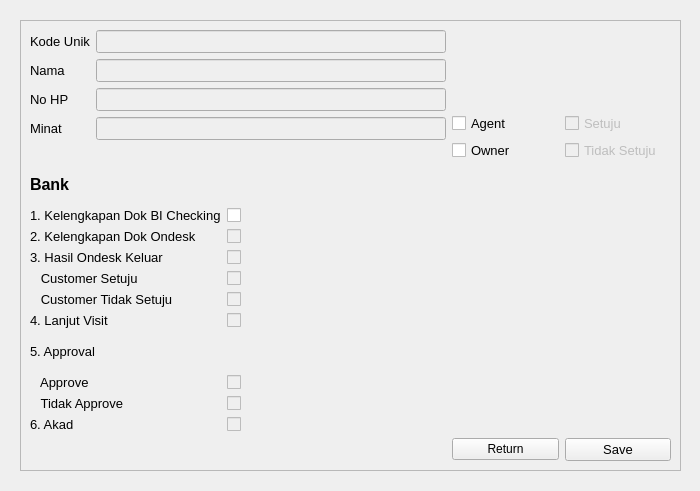
<?xml version="1.0" encoding="UTF-8"?>
<ui version="4.0">
 <class>Form</class>
 <widget class="QWidget" name="Form">
  <property name="geometry">
   <rect>
    <x>0</x>
    <y>0</y>
    <width>700</width>
    <height>491</height>
   </rect>
  </property>
  <property name="windowTitle">
   <string>Form</string>
  </property>
  <widget class="QScrollArea" name="scrollArea">
   <property name="geometry">
    <rect>
     <x>20</x>
     <y>20</y>
     <width>661</width>
     <height>451</height>
    </rect>
   </property>
   <property name="widgetResizable">
    <bool>true</bool>
   </property>
   <widget class="QWidget" name="scrollAreaWidgetContents">
    <property name="geometry">
     <rect>
      <x>0</x>
      <y>0</y>
      <width>659</width>
      <height>449</height>
     </rect>
    </property>
    <layout class="QGridLayout" name="gridLayout_2">
     <item row="0" column="0">
      <layout class="QGridLayout" name="gridLayout">
       <item row="11" column="0">
        <widget class="QLabel" name="label_12">
         <property name="font">
          <font>
           <pointsize>10</pointsize>
          </font>
         </property>
         <property name="text">
          <string>5. Approval</string>
         </property>
        </widget>
       </item>
       <item row="5" column="1">
        <widget class="QCheckBox" name="chk_berkas">
         <property name="font">
          <font>
           <pointsize>10</pointsize>
          </font>
         </property>
         <property name="text">
          <string/>
         </property>
        </widget>
       </item>
       <item row="3" column="4">
        <widget class="QCheckBox" name="chk_tidakSetuju">
         <property name="enabled">
          <bool>false</bool>
         </property>
         <property name="font">
          <font>
           <pointsize>10</pointsize>
          </font>
         </property>
         <property name="text">
          <string>Tidak Setuju</string>
         </property>
        </widget>
       </item>
       <item row="9" column="0">
        <widget class="QLabel" name="label_9">
         <property name="font">
          <font>
           <pointsize>10</pointsize>
          </font>
         </property>
         <property name="text">
          <string>   Customer Tidak Setuju</string>
         </property>
        </widget>
       </item>
       <item row="15" column="4">
        <widget class="QPushButton" name="btn_save">
         <property name="font">
          <font>
           <pointsize>10</pointsize>
          </font>
         </property>
         <property name="text">
          <string>Save</string>
         </property>
        </widget>
       </item>
       <item row="6" column="0">
        <widget class="QLabel" name="label_7">
         <property name="font">
          <font>
           <pointsize>10</pointsize>
          </font>
         </property>
         <property name="text">
          <string>2. Kelengkapan Dok Ondesk</string>
         </property>
        </widget>
       </item>
       <item row="2" column="3">
        <widget class="QCheckBox" name="chk_agent">
         <property name="font">
          <font>
           <pointsize>10</pointsize>
          </font>
         </property>
         <property name="text">
          <string>Agent</string>
         </property>
        </widget>
       </item>
       <item row="4" column="0" colspan="5">
        <widget class="QLabel" name="label_5">
         <property name="font">
          <font>
           <pointsize>12</pointsize>
           <weight>75</weight>
           <bold>true</bold>
          </font>
         </property>
         <property name="text">
          <string>Bank</string>
         </property>
        </widget>
       </item>
       <item row="5" column="0">
        <widget class="QLabel" name="label_6">
         <property name="font">
          <font>
           <pointsize>10</pointsize>
          </font>
         </property>
         <property name="text">
          <string>1. Kelengkapan Dok BI Checking</string>
         </property>
        </widget>
       </item>
       <item row="14" column="0">
        <widget class="QLabel" name="label_13">
         <property name="font">
          <font>
           <pointsize>10</pointsize>
          </font>
         </property>
         <property name="text">
          <string>6. Akad</string>
         </property>
        </widget>
       </item>
       <item row="10" column="0">
        <widget class="QLabel" name="label_11">
         <property name="font">
          <font>
           <pointsize>10</pointsize>
          </font>
         </property>
         <property name="text">
          <string>4. Lanjut Visit</string>
         </property>
        </widget>
       </item>
       <item row="3" column="3">
        <widget class="QCheckBox" name="chk_owner">
         <property name="font">
          <font>
           <pointsize>10</pointsize>
          </font>
         </property>
         <property name="text">
          <string>Owner</string>
         </property>
        </widget>
       </item>
       <item row="2" column="4">
        <widget class="QCheckBox" name="chk_setuju">
         <property name="enabled">
          <bool>false</bool>
         </property>
         <property name="font">
          <font>
           <pointsize>10</pointsize>
          </font>
         </property>
         <property name="text">
          <string>Setuju</string>
         </property>
        </widget>
       </item>
       <item row="7" column="0">
        <widget class="QLabel" name="label_10">
         <property name="font">
          <font>
           <pointsize>10</pointsize>
          </font>
         </property>
         <property name="text">
          <string>3. Hasil Ondesk Keluar</string>
         </property>
        </widget>
       </item>
       <item row="12" column="0">
        <widget class="QLabel" name="label_14">
         <property name="font">
          <font>
           <pointsize>10</pointsize>
          </font>
         </property>
         <property name="text">
          <string>   Approve</string>
         </property>
        </widget>
       </item>
       <item row="15" column="3">
        <widget class="QPushButton" name="btn_return">
         <property name="text">
          <string>Return</string>
         </property>
        </widget>
       </item>
       <item row="6" column="1">
        <widget class="QCheckBox" name="chk_ondesk">
         <property name="enabled">
          <bool>false</bool>
         </property>
         <property name="font">
          <font>
           <pointsize>10</pointsize>
          </font>
         </property>
         <property name="text">
          <string/>
         </property>
        </widget>
       </item>
       <item row="0" column="0" rowspan="4" colspan="3">
        <layout class="QFormLayout" name="formLayout">
         <item row="0" column="0">
          <widget class="QLabel" name="label">
           <property name="font">
            <font>
             <pointsize>10</pointsize>
            </font>
           </property>
           <property name="text">
            <string>Kode Unik</string>
           </property>
          </widget>
         </item>
         <item row="1" column="0">
          <widget class="QLabel" name="label_2">
           <property name="font">
            <font>
             <pointsize>10</pointsize>
            </font>
           </property>
           <property name="text">
            <string>Nama</string>
           </property>
          </widget>
         </item>
         <item row="2" column="0">
          <widget class="QLabel" name="label_3">
           <property name="font">
            <font>
             <pointsize>10</pointsize>
            </font>
           </property>
           <property name="text">
            <string>No HP</string>
           </property>
          </widget>
         </item>
         <item row="3" column="0">
          <widget class="QLabel" name="label_4">
           <property name="font">
            <font>
             <pointsize>10</pointsize>
            </font>
           </property>
           <property name="text">
            <string>Minat</string>
           </property>
          </widget>
         </item>
         <item row="0" column="1">
          <widget class="QLineEdit" name="uniqueCode">
           <property name="enabled">
            <bool>false</bool>
           </property>
           <property name="font">
            <font>
             <pointsize>10</pointsize>
            </font>
           </property>
          </widget>
         </item>
         <item row="1" column="1">
          <widget class="QLineEdit" name="in_name">
           <property name="enabled">
            <bool>false</bool>
           </property>
           <property name="font">
            <font>
             <pointsize>10</pointsize>
            </font>
           </property>
          </widget>
         </item>
         <item row="2" column="1">
          <widget class="QLineEdit" name="in_phone">
           <property name="enabled">
            <bool>false</bool>
           </property>
           <property name="font">
            <font>
             <pointsize>10</pointsize>
            </font>
           </property>
          </widget>
         </item>
         <item row="3" column="1">
          <widget class="QLineEdit" name="in_bank">
           <property name="enabled">
            <bool>false</bool>
           </property>
           <property name="font">
            <font>
             <pointsize>10</pointsize>
            </font>
           </property>
          </widget>
         </item>
        </layout>
       </item>
       <item row="8" column="0">
        <widget class="QLabel" name="label_8">
         <property name="font">
          <font>
           <pointsize>10</pointsize>
          </font>
         </property>
         <property name="text">
          <string>   Customer Setuju</string>
         </property>
        </widget>
       </item>
       <item row="13" column="0">
        <widget class="QLabel" name="label_15">
         <property name="font">
          <font>
           <pointsize>10</pointsize>
          </font>
         </property>
         <property name="text">
          <string>   Tidak Approve</string>
         </property>
        </widget>
       </item>
       <item row="12" column="1">
        <widget class="QCheckBox" name="chk_Approve">
         <property name="enabled">
          <bool>false</bool>
         </property>
         <property name="font">
          <font>
           <pointsize>10</pointsize>
          </font>
         </property>
         <property name="text">
          <string/>
         </property>
        </widget>
       </item>
       <item row="13" column="1">
        <widget class="QCheckBox" name="chk_tidakApprove">
         <property name="enabled">
          <bool>false</bool>
         </property>
         <property name="font">
          <font>
           <pointsize>10</pointsize>
          </font>
         </property>
         <property name="text">
          <string/>
         </property>
        </widget>
       </item>
       <item row="7" column="1">
        <widget class="QCheckBox" name="chk_ondeskResult">
         <property name="enabled">
          <bool>false</bool>
         </property>
         <property name="font">
          <font>
           <pointsize>10</pointsize>
          </font>
         </property>
         <property name="text">
          <string/>
         </property>
        </widget>
       </item>
       <item row="8" column="1">
        <widget class="QCheckBox" name="chk_cstApp">
         <property name="enabled">
          <bool>false</bool>
         </property>
         <property name="font">
          <font>
           <pointsize>10</pointsize>
          </font>
         </property>
         <property name="text">
          <string/>
         </property>
        </widget>
       </item>
       <item row="9" column="1">
        <widget class="QCheckBox" name="chk_cstNotApp">
         <property name="enabled">
          <bool>false</bool>
         </property>
         <property name="font">
          <font>
           <pointsize>10</pointsize>
          </font>
         </property>
         <property name="text">
          <string/>
         </property>
        </widget>
       </item>
       <item row="10" column="1">
        <widget class="QCheckBox" name="chk_Visit">
         <property name="enabled">
          <bool>false</bool>
         </property>
         <property name="font">
          <font>
           <pointsize>10</pointsize>
          </font>
         </property>
         <property name="text">
          <string/>
         </property>
        </widget>
       </item>
       <item row="14" column="1">
        <widget class="QCheckBox" name="chk_akad">
         <property name="enabled">
          <bool>false</bool>
         </property>
         <property name="text">
          <string/>
         </property>
        </widget>
       </item>
      </layout>
     </item>
    </layout>
   </widget>
  </widget>
 </widget>
 <resources/>
 <connections/>
</ui>
